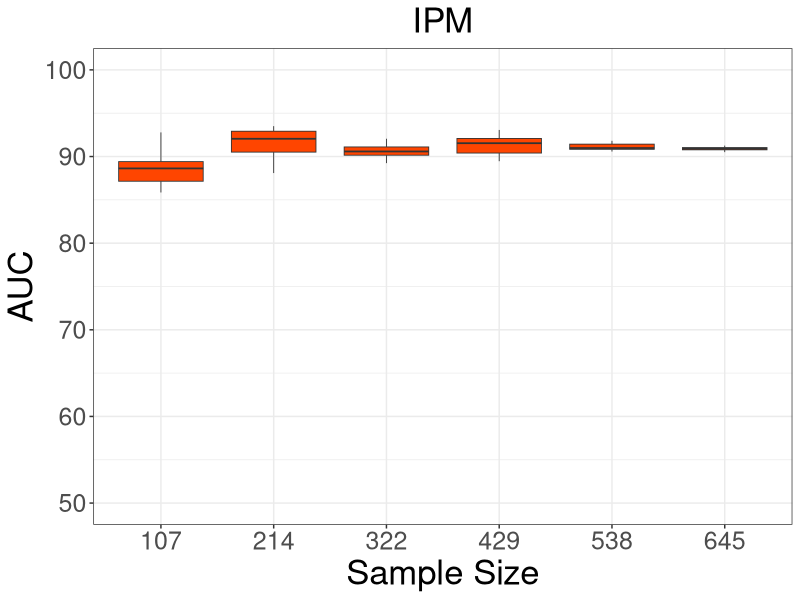
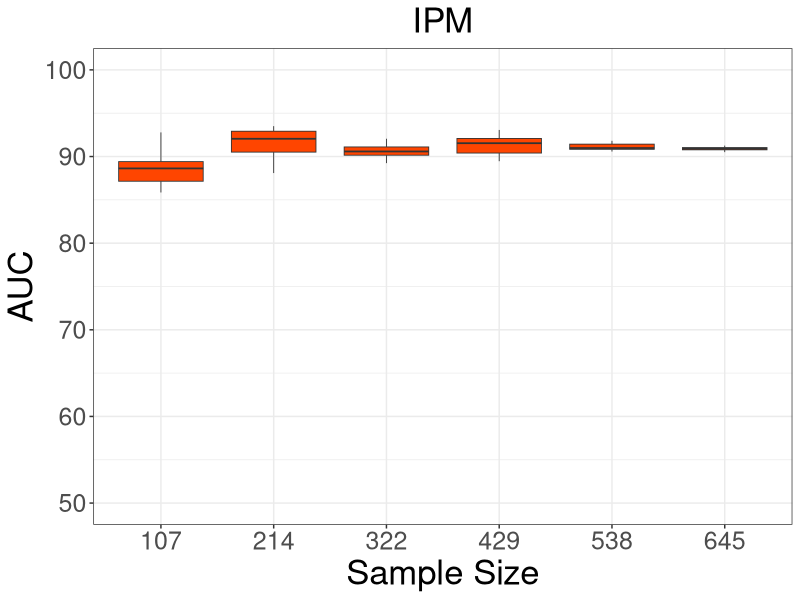
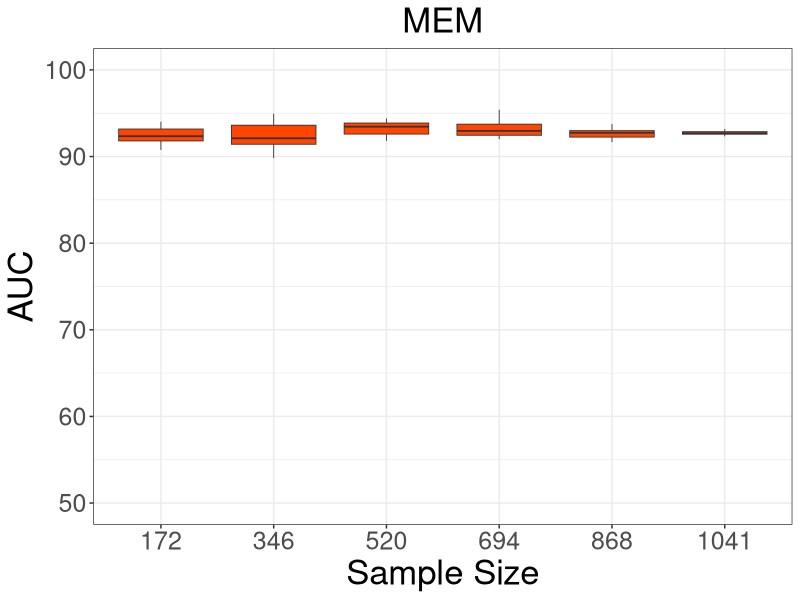
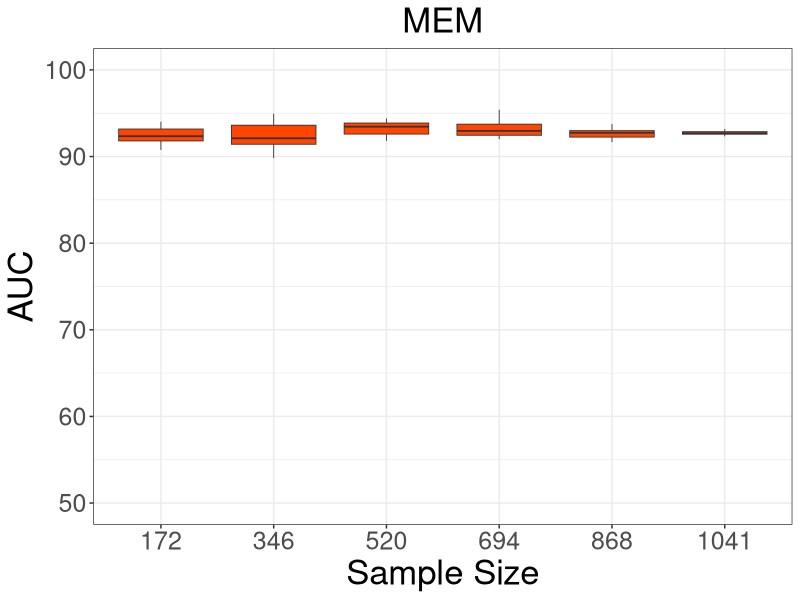

The R source for these figures, in order:
library(ggplot2)
setwd("D://R/projects/RJ_PA_resistantance_prediction/20230309sample_size_AUC_evaluation/")
data<-read.table("carbapenem--imipenem.boxplot.input2.xls",head=T,sep="\t")
bar<-ggplot(data, aes(x=factor(GenomesNumber,
                               level=c("107","214","322","429","538","645"),
                               ordered = TRUE),y=AUC))+
  geom_boxplot(aes(fill = DataSet), notch = FALSE, size =0.3,
               outlier.size=0,outlier.alpha=0) +
  scale_fill_manual(values=c("#FF4500")) +
  theme_bw()+labs(title="IPM", x='Sample Size', y='AUC')+
  scale_y_continuous(limits=c(50,100), breaks=seq(50,100,10))+ 
  theme(plot.title = element_text(hjust = 0.5,size=25), 
        axis.text.x=element_text(size=18),axis.text.y=element_text(size=18),
        axis.title.y=element_text(size=25),axis.title.x=element_text(size=25))+
  guides(fill=F)
ggsave(bar,filename ='IPM.samplesize.auc.boxplot.pdf',width=7,height=4)
ggsave(bar,filename ='IPM.samplesize.auc.boxplot.png',width=7,height=4)


data<-read.table("carbapenem--meropenem.boxplot.input2.xls",head=T,sep="\t")
bar<-ggplot(data, aes(x=factor(GenomesNumber,level=c("172","346","520","694","868","1041"),
                               ordered = TRUE),y=AUC)) +
  geom_boxplot(aes(fill = DataSet), notch = FALSE, size =0.3,outlier.size=0,outlier.alpha=0) +
  scale_fill_manual(values=c("#FF4500")) +
  theme_bw()+labs(title="MEM", x='Sample Size', y='AUC')+
  scale_y_continuous(limits=c(50,100), breaks=seq(50,100,10))+
  theme(plot.title = element_text(hjust = 0.5,size=25), 
        axis.text.x=element_text(size=18),
        axis.text.y=element_text(size=18),
        axis.title.y=element_text(size=25),
        axis.title.x=element_text(size=25))+
  guides(fill=F)
ggsave(bar,filename ='MEM.samplesize.auc.boxplot.pdf',width=7,height=4)
ggsave(bar,filename ='MEM.samplesize.auc.boxplot.png',width=7,height=4)
